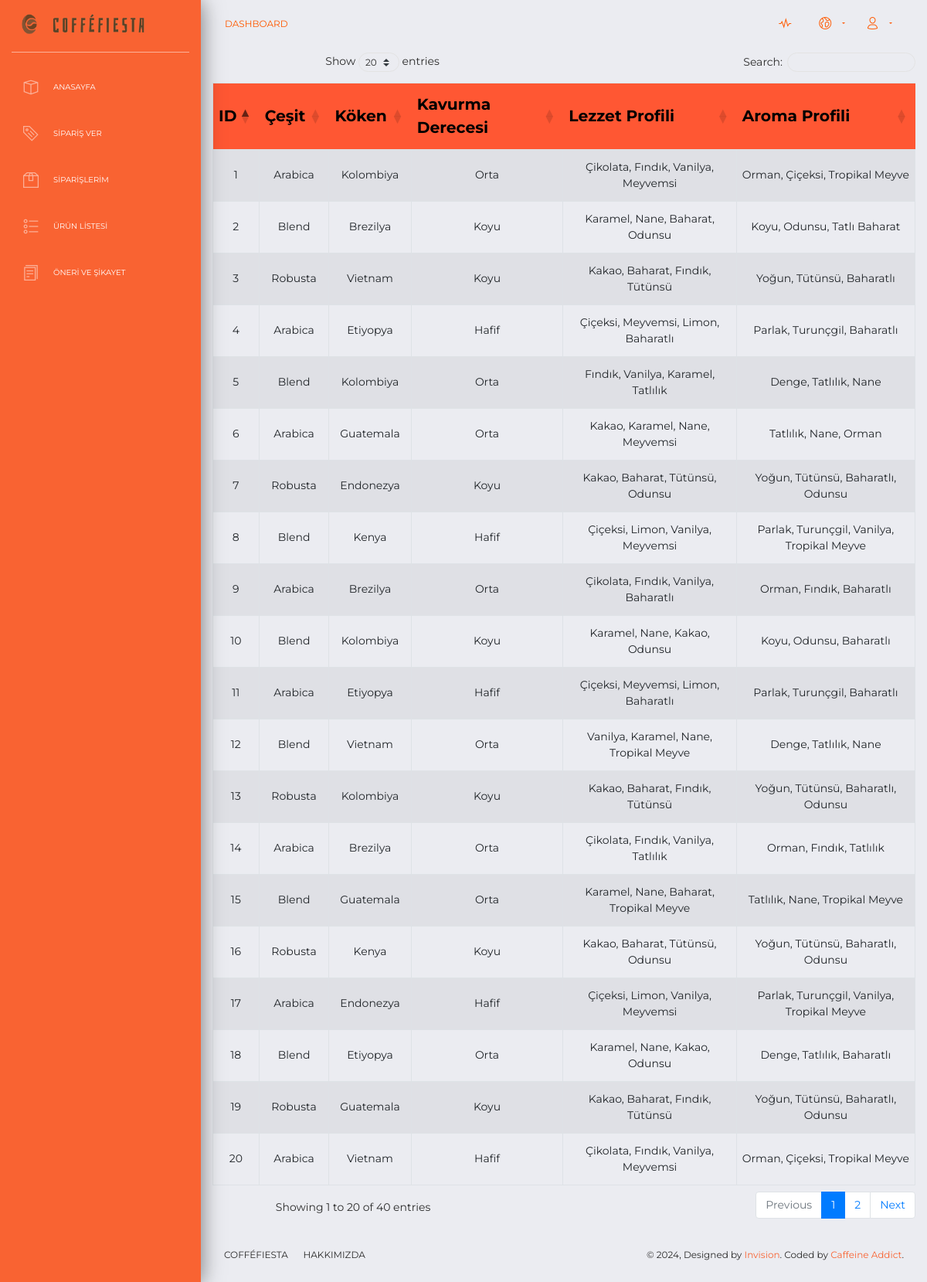
The page /theme/examples/product.php on the database its author committed.
### tables this page shows
CREATE TABLE `urun` (
  `ID` int(11) NOT NULL,
  `Cesit` varchar(50) NOT NULL,
  `Koken` varchar(50) NOT NULL,
  `Kavurma_Derecesi` varchar(20) NOT NULL,
  `Lezzet_Profili` varchar(255) NOT NULL,
  `Aroma_Profili` varchar(255) NOT NULL
);

### theme/examples/product.php (the view, shortened to what this page needs)
<!DOCTYPE html>
<html lang="tr">
<head>
  <link rel="stylesheet" href="https://use.fontawesome.com/releases/v5.7.1/css/all.css">
  <link href="../assets/css/bootstrap.min.css" rel="stylesheet" />
  <link href="../assets/css/now-ui-dashboard.css?v=1.5.0" rel="stylesheet" />
  <link href="../assets/demo/demo.css" rel="stylesheet" />
  <link rel="stylesheet" href="https://cdn.datatables.net/1.10.23/css/dataTables.bootstrap4.min.css">
  <?php
  require "sidebar.php";
  require "navbar.php";
  ?>
</head>
<body class="">
  <div class="container-fluid">
    <div class="row">
      <div class="col-md-12 text-center">
        <div class="table-responsive" style="margin-top: 20px;">
          <?php
          require "db.php";
          $DBConnection = new PDO("mysql:host=$hostname;dbname=$database;charset=utf8mb4", $username, $password);
          $DBConnection->setAttribute(PDO::ATTR_ERRMODE, PDO::ERRMODE_EXCEPTION);
          try {
            $query = "SELECT * FROM urun";
            $statement = $DBConnection->query($query);
            echo "<table id='urunTable' class='table table-striped table-bordered'>";
            echo "<thead><tr><th>ID</th><th>Çeşit</th><th>Köken</th><th>Kavurma Derecesi</th><th>Lezzet Profili</th><th>Aroma Profili</th>";
            echo "</tr></thead>";
            echo "<tbody>";
            while ($row = $statement->fetch(PDO::FETCH_ASSOC)) {
              echo "<tr><td>" . $row['ID'] . "</td><td>" . $row['Cesit'] . "</td><td>" . $row['Koken'] . "</td><td>" . $row['Kavurma_Derecesi'] . "</td><td>" . $row['Lezzet_Profili'] . "</td><td>" . $row['Aroma_Profili'] . "</td>";
              echo "</tr>";
            }
            echo "</tbody></table>";
          } catch (PDOException $e) {
            echo "Veritabanı bağlantısı veya sorgu hatası: " . $e->getMessage();
            exit();
          } finally {
            $DBConnection = null;
          }
          ?>
        </div>
      </div>
    </div>
  </div>
  <?php
  require "footer.php";
  ?>
</body>
</html>

### theme/examples/sidebar.php (shortened to what this page needs)
<?php
$currentPage = $_SERVER['PHP_SELF'];
?>
<!DOCTYPE html>
<html>
<head>
</head>
<body>
    <div class="wrapper ">
        <div class="sidebar" data-color="orange">
            <div class="logo">
                <a href="http://www.creative-tim.com" class="simple-text logo-mini">
                    <img src="logo.png" alt="Logo" width="30" height="30">
                </a>
                <a href="http://www.creative-tim.com" class="simple-text logo-normal">
                    <img src="text.png" alt="coffeefiesta" width="120">
                </a>
            </div>
            <div class="sidebar-wrapper" id="sidebar-wrapper">
                <ul class="nav">
                    <li class="<?php echo (strpos($currentPage, 'dashboard.php') !== false ? 'active' : ''); ?>">
                        <a href="<?php echo ($_SESSION['usertype'] == 1 ? './admin_dashboard.php' : './dashboard.php'); ?>">
                            <i class="now-ui-icons design_app"></i>
                            <p>Anasayfa</p>
                        </a>
                    </li>
          <li class="' . (strpos($currentPage, 'notifications.html') !== false ? 'active' : '') . '">
            <a href="./order.php">
              <i class="now-ui-icons shopping_tag-content"></i>
              <p>Sipariş Ver</p>
            </a>
          </li>
          <li class="' . (strpos($currentPage, 'activeorder.php') !== false ? 'active' : '') . '">
            <a href="./activeorder.php">
              <i class="now-ui-icons shopping_box"></i>
              <p>Siparişlerim</p>
            </a>
          </li>
          <li class="' . (strpos($currentPage, 'product.php') !== false ? 'active' : '') . '">
            <a href="./product.php">
              <i class="now-ui-icons design_bullet-list-67"></i>
              <p>Ürün Listesi</p>
            </a>
          </li>
          <li class="' . (strpos($currentPage, 'feedback.php') !== false ? 'active' : '') . '">
            <a href="./feedback.php">
              <i class="now-ui-icons files_single-copy-04"></i>
              <p>Öneri ve Şikayet</p>
            </a>
          </li>
        </ul>
      </div>
    </div>';

### theme/examples/navbar.php (shortened to what this page needs)
<?php
    echo '<div class="main-panel" id="main-panel">
    <nav class="navbar navbar-expand-lg navbar-transparent bg-primary navbar-absolute">
      <div class="container-fluid">
        <div class="navbar-wrapper">
          <a class="navbar-brand" href="#pablo" style="color:#ff5900">Dashboard </a>
        </div>
        <div class="collapse navbar-collapse justify-content-end" id="navigation">
          <ul class="navbar-nav">
            <li class="nav-item">
              <a class="nav-link" href="#pablo" style="color:#ff5900">
                <i class="now-ui-icons media-2_sound-wave"></i>
              </a>
            </li>
            <li class="nav-item dropdown">
              <a class="nav-link dropdown-toggle" id="navbarDropdownMenuLink" data-toggle="dropdown" aria-haspopup="true" aria-expanded="false" style="color:#ff5900">
                <i class="now-ui-icons location_world"></i>
              </a>
            </li>
            <li class="nav-item dropdown">
              <a class="nav-link dropdown-toggle" id="accountDropdown" data-toggle="dropdown" aria-haspopup="true" aria-expanded="false" style="color:#ff5900">
                <i class="now-ui-icons users_single-02"></i>
              </a>
            </li>
          </ul>
        </div>
      </div>
    </nav>';
?>

### theme/examples/footer.php
<?php
    echo '<footer class="footer">
    <div class=" container-fluid ">
      <nav>
        <ul>
          <li>
            <a href="https://www.creative-tim.com">
              COFFÉFIESTA
            </a>
          </li>
          <li>
            <a href="http://presentation.creative-tim.com">
              Hakkımızda
            </a>
          </li>
        </ul>
      </nav>
      <div class="copyright" id="copyright">
        &copy; <script>
          document.getElementById("copyright").appendChild(document.createTextNode(new Date().getFullYear()))
        </script>, Designed by <a href="https://www.invisionapp.com" target="_blank">Invision</a>. Coded by <a href="https://www.creative-tim.com" target="_blank">Caffeine Addict</a>.
      </div>
    </div>
  </footer>';
?>

### theme/examples/product.php (style rules this page uses)
#urunTable thead th { background-color: #FF5733; color: #000; font-weight: bold; }

### rows shown on the page
urun: ID "1", Cesit "Arabica", Koken "Kolombiya", Kavurma_Derecesi "Orta", Lezzet_Profili "Çikolata, Fındık, Vanilya, Meyvemsi", Aroma_Profili "Orman, Çiçeksi, Tropikal Meyve"
urun: ID "2", Cesit "Blend", Koken "Brezilya", Kavurma_Derecesi "Koyu", Lezzet_Profili "Karamel, Nane, Baharat, Odunsu", Aroma_Profili "Koyu, Odunsu, Tatlı Baharat"
urun: ID "3", Cesit "Robusta", Koken "Vietnam", Kavurma_Derecesi "Koyu", Lezzet_Profili "Kakao, Baharat, Fındık, Tütünsü", Aroma_Profili "Yoğun, Tütünsü, Baharatlı"
urun: ID "4", Cesit "Arabica", Koken "Etiyopya", Kavurma_Derecesi "Hafif", Lezzet_Profili "Çiçeksi, Meyvemsi, Limon, Baharatlı", Aroma_Profili "Parlak, Turunçgil, Baharatlı"
urun: ID "5", Cesit "Blend", Koken "Kolombiya", Kavurma_Derecesi "Orta", Lezzet_Profili "Fındık, Vanilya, Karamel, Tatlılık", Aroma_Profili "Denge, Tatlılık, Nane"
urun: ID "6", Cesit "Arabica", Koken "Guatemala", Kavurma_Derecesi "Orta", Lezzet_Profili "Kakao, Karamel, Nane, Meyvemsi", Aroma_Profili "Tatlılık, Nane, Orman"
urun: ID "7", Cesit "Robusta", Koken "Endonezya", Kavurma_Derecesi "Koyu", Lezzet_Profili "Kakao, Baharat, Tütünsü, Odunsu", Aroma_Profili "Yoğun, Tütünsü, Baharatlı, Odunsu"
urun: ID "8", Cesit "Blend", Koken "Kenya", Kavurma_Derecesi "Hafif", Lezzet_Profili "Çiçeksi, Limon, Vanilya, Meyvemsi", Aroma_Profili "Parlak, Turunçgil, Vanilya, Tropikal Meyve"
urun: ID "9", Cesit "Arabica", Koken "Brezilya", Kavurma_Derecesi "Orta", Lezzet_Profili "Çikolata, Fındık, Vanilya, Baharatlı", Aroma_Profili "Orman, Fındık, Baharatlı"
urun: ID "10", Cesit "Blend", Koken "Kolombiya", Kavurma_Derecesi "Koyu", Lezzet_Profili "Karamel, Nane, Kakao, Odunsu", Aroma_Profili "Koyu, Odunsu, Baharatlı"
urun: ID "11", Cesit "Arabica", Koken "Etiyopya", Kavurma_Derecesi "Hafif", Lezzet_Profili "Çiçeksi, Meyvemsi, Limon, Baharatlı", Aroma_Profili "Parlak, Turunçgil, Baharatlı"
urun: ID "12", Cesit "Blend", Koken "Vietnam", Kavurma_Derecesi "Orta", Lezzet_Profili "Vanilya, Karamel, Nane, Tropikal Meyve", Aroma_Profili "Denge, Tatlılık, Nane"
urun: ID "13", Cesit "Robusta", Koken "Kolombiya", Kavurma_Derecesi "Koyu", Lezzet_Profili "Kakao, Baharat, Fındık, Tütünsü", Aroma_Profili "Yoğun, Tütünsü, Baharatlı, Odunsu"
urun: ID "14", Cesit "Arabica", Koken "Brezilya", Kavurma_Derecesi "Orta", Lezzet_Profili "Çikolata, Fındık, Vanilya, Tatlılık", Aroma_Profili "Orman, Fındık, Tatlılık"
urun: ID "15", Cesit "Blend", Koken "Guatemala", Kavurma_Derecesi "Orta", Lezzet_Profili "Karamel, Nane, Baharat, Tropikal Meyve", Aroma_Profili "Tatlılık, Nane, Tropikal Meyve"
urun: ID "16", Cesit "Robusta", Koken "Kenya", Kavurma_Derecesi "Koyu", Lezzet_Profili "Kakao, Baharat, Tütünsü, Odunsu", Aroma_Profili "Yoğun, Tütünsü, Baharatlı, Odunsu"
urun: ID "17", Cesit "Arabica", Koken "Endonezya", Kavurma_Derecesi "Hafif", Lezzet_Profili "Çiçeksi, Limon, Vanilya, Meyvemsi", Aroma_Profili "Parlak, Turunçgil, Vanilya, Tropikal Meyve"
urun: ID "18", Cesit "Blend", Koken "Etiyopya", Kavurma_Derecesi "Orta", Lezzet_Profili "Karamel, Nane, Kakao, Odunsu", Aroma_Profili "Denge, Tatlılık, Baharatlı"
urun: ID "19", Cesit "Robusta", Koken "Guatemala", Kavurma_Derecesi "Koyu", Lezzet_Profili "Kakao, Baharat, Fındık, Tütünsü", Aroma_Profili "Yoğun, Tütünsü, Baharatlı, Odunsu"
urun: ID "20", Cesit "Arabica", Koken "Vietnam", Kavurma_Derecesi "Hafif", Lezzet_Profili "Çikolata, Fındık, Vanilya, Meyvemsi", Aroma_Profili "Orman, Çiçeksi, Tropikal Meyve"
